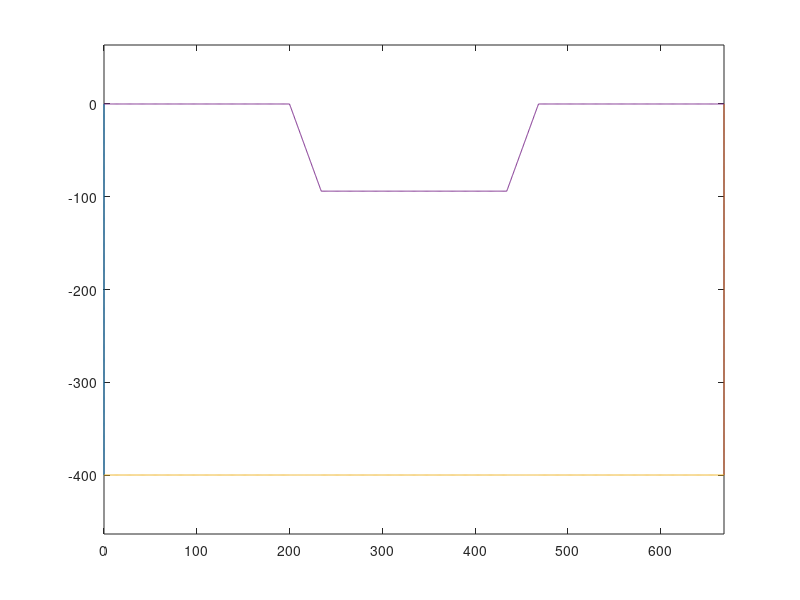

Recreate this plot in MATLAB. (Note: this script raises an error after producing the figure.)
clc;
clear all;
close all;

% p1        p2        p5            p6
% ...........         ...............
%           .         .
%           .         .
%           ...........    
%           p3        p4

flag_printf = 1;


p1 = 1;
p2 = 201;
p3 = 301;
p4 = 501;
p5 = 601;
p6 = 801;

dh = 1;
origin_x = 0;
origin_z = 0;

nx = 801;
nz = 401;
bz1 = zeros(nx,2);
bz2 = zeros(nx,2);
bx1 = zeros(nz,2);
bx2 = zeros(nz,2);
% NOTE: x direction tight
% so coord x incremental with x
for i=p1:p2
    bz2(i,1) = origin_x + (i-1)*dh;
    bz2(i,2) = origin_z;
end
for i=p2+1:p3
    bz2(i,1) = origin_x + bz2(p2,1) + cos(0.5*pi*70/90)*(i-p2)*dh;
    bz2(i,2) = origin_z + bz2(p2,2) - sin(0.5*pi*70/90)*(i-p2)*dh;
end
for i=p3+1:p4
    bz2(i,1) = origin_x + bz2(p3,1) + (i-p3)*dh;
    bz2(i,2) = origin_z + bz2(p3,2);
end
for i=p4+1:p5
    bz2(i,1) = origin_x + bz2(p4,1) + cos(0.5*pi*70/90)*(i-p4)*dh;
    bz2(i,2) = origin_z + bz2(p4,2) + sin(0.5*pi*70/90)*(i-p4)*dh;
end
for i=p5+1:p6
    bz2(i,1) = origin_x + bz2(p5,1) + (i-p5)*dh;
    bz2(i,2) = origin_z + bz2(p5,2);
end

for i=1:801
  bz1(i,1) = bz2(i,1);
  bz1(i,2) = origin_z - (nz-1)*dh;
end


dz1 = (bz2(1,2)-bz1(1,2))/(nz-1);
dz2 = (bz2(nx,2)-bz1(nx,2))/(nz-1);

for k=1:nz
    bx1(k,1) = bz1(1,1);
    bx1(k,2) = bz1(1,2) + (k-1)*dz1;

    bx2(k,1) = bz1(nx,1);
    bx2(k,2) = bz1(nx,2) + (k-1)*dz2;
end


% bz(:,2) = smooth(bz(:,2),20);
% bz(:,1) = smooth(bz(:,1),20);

if flag_printf
    figure(1)   
    plot(bx1(:,1),bx1(:,2));
    hold on;
    plot(bx2(:,1),bx2(:,2));
    plot(bz1(:,1),bz1(:,2));
    plot(bz2(:,1),bz2(:,2));
    axis equal tight;
end
% creat data file
export_bdry;
